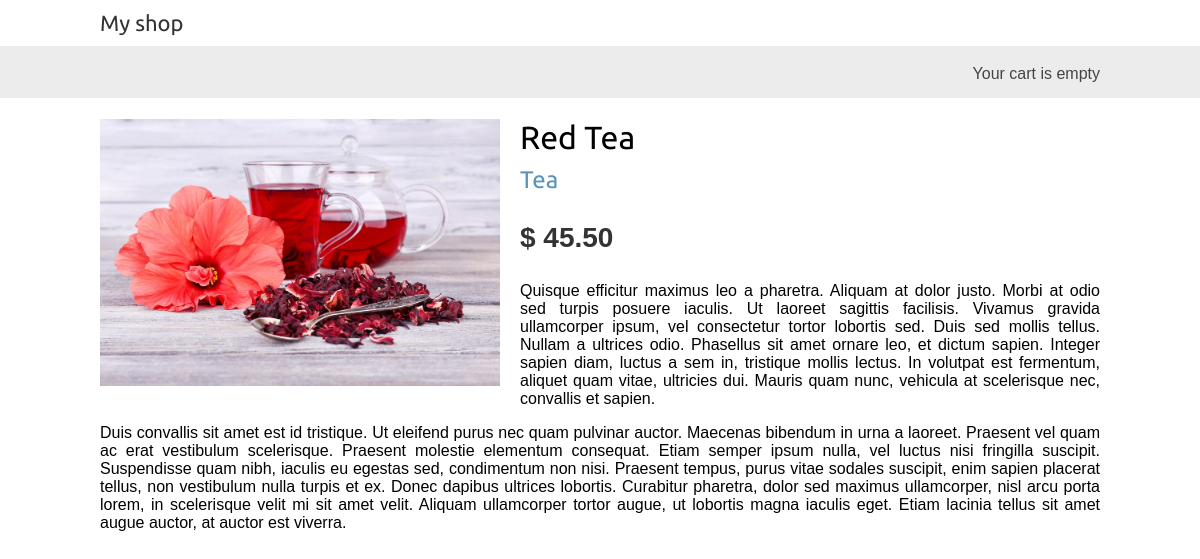
/2/red-tea/, run on the app's committed database.
### shop_app/models.py (models this page shows, shortened)
class Product(models.Model):
    category = models.ForeignKey(Category, related_name='products', on_delete=models.CASCADE)
    name = models.CharField(max_length=200)
    slug = models.SlugField(max_length=200)
    image = models.ImageField(upload_to='products/%Y/%m/%d', blank=True)
    description = models.TextField(blank=True)
    price = models.DecimalField(max_digits=10, decimal_places=2)
    available = models.BooleanField(default=True)
    created = models.DateTimeField(auto_now_add=True)
    update = models.DateTimeField(auto_now=True)
    class Meta:
        ordering = ['name']
        indexes = [
            models.Index(fields=['id', 'slug']),
            models.Index(fields=['name']),
            models.Index(fields=['created']),
        ]

class Category(models.Model):
    name = models.CharField(max_length=200)
    slug = models.SlugField(max_length=200, unique=True)
    def get_absolute_url(self):
        return reverse('shop_app:product_list_by_category', args=[self.slug])
    class Meta:
        ordering = ['name']
        indexes = [
            models.Index(fields=['name'])
        ]
        verbose_name = 'category'
        verbose_name_plural = 'categories'
    def __str__(self):
        return self.name

### shop_app/views.py (the view)
# urls.py: path('<int:id>/<slug:slug>/', views.product_detail, name='product_detail'),
def product_detail(request, id, slug):
    product = get_object_or_404(Product, id=id, slug=slug, available=True)
    return render(request, 'shop_app/product/detail.html', {'product': product})

### shop_app/templates/shop_app/product/detail.html (shortened to what this page needs)
{% extends 'shop_app/base.html' %}
{% load static %}
{% block content %}
<div class="product-detail">
    <img src="{% if product.image %} {{ product.image.url }} {% else %} {% static 'img/no_image.png' %} {% endif%}"  alt="Фото чая">
    <h1>{{ product.name }}</h1>
    <h2>
        <a href="{{ product.category.get_absolute_url }}">{{ product.category }} </a>
    </h2>
    <p class="price">$ {{product.price}}</p>
    {{product.description|linebreaks}}
</div>
{% endblock %}

### shop_app/static/css/base.css (style rules this page uses)
body { margin:0; padding:0; font-family:helvetica, sans-serif; }
h1, h2, h3, h4, h5 , h6 { font-family: 'Ubuntu', sans-serif; font-weight:normal; }
a { text-decoration:none; color:#5993bb; }
.product-detail { text-align:justify; }
.product-detail .price { color:#333; font-size:28px; font-weight:bold; }
.product-detail img { width:40%; float:left; padding:0 20px 20px 0; }
.product-detail h1 { margin-bottom:0; }
.product-detail h2 { margin-top:10px; }

### data on the page
Product: image (picture), name "Red Tea", category "Tea", price "45.50", description "Quisque efficitur maximus leo a pharetra. Aliquam at dolor justo. Morbi at odio sed turpis posuere iaculis. Ut laoreet sagittis facilisis. Vivamus gravida ullamcorper ipsum, vel consectetur tortor lobortis sed. Duis sed mollis tellus. Nullam a ultrices odio. Phasellus sit amet ornare leo, et dictum sapien. Integer sapien diam, luctus a sem in, tristique mollis lectus. In volutpat est fermentum, aliquet quam vitae, ultricies dui. Mauris quam nunc, vehicula at scelerisque nec, convallis et sapien. Duis convallis sit amet est id tristique. Ut eleifend purus nec quam pulvinar auctor. Maecenas bibendum in urna a laoreet. Praesent vel quam ac erat vestibulum scelerisque. Praesent molestie…"
